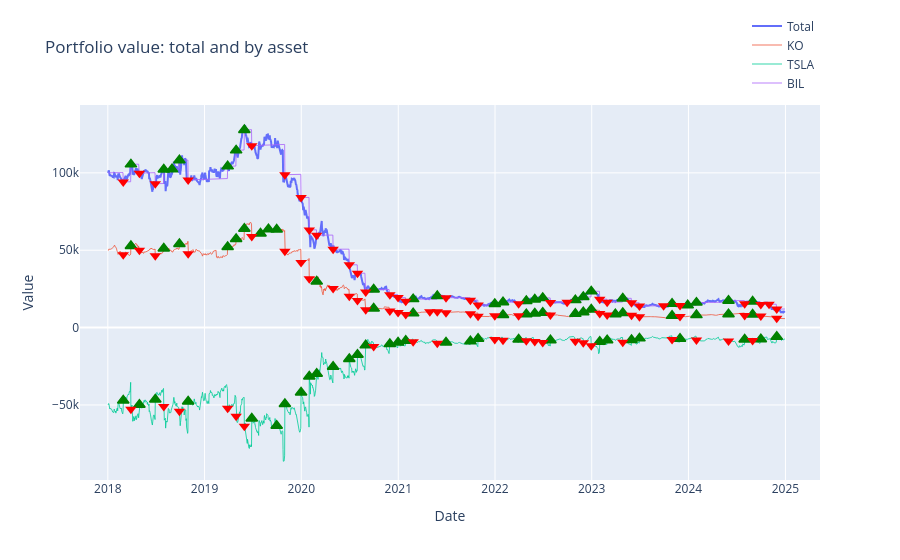

Notebook code cell kept with this figure:
### Markdown cell above
### Volatility Pair Backtest Equity Curve

### Code cell
fig = res_vol_static.plot_portfolio()
fig.show()
static_trades_df = rebalance_decisions_table(res_vol_static)
display(static_trades_df.tail(5))

### Figure 1 — Plotly figure (JSON) as saved in the notebook; plotly's stock layout.template omitted (floating-point values rounded to 4 significant figures; data arrays with more than 128 entries replaced by an {"elided": "..."} marker saying what was removed)
{"data": [{"hovertemplate": "Date: %{x|%Y-%m-%d}<br>Value: %{y:,.2f}<extra></extra>", "line": {"width": 2}, "mode": "lines", "name": "Total", "type": "scatter", "x": {"elided": "1760 str values"}, "y": {"elided": "1760 float values"}}, {"customdata": {"elided": "1760 float values"}, "hovertemplate": "Date: %{x|%Y-%m-%d}<br>KO: %{y:,.2f} (%{customdata:.1f}% of portfolio)<extra></extra>", "line": {"width": 1}, "mode": "lines", "name": "KO", "opacity": 0.8, "type": "scatter", "x": {"elided": "1760 str values"}, "y": {"elided": "1760 float values"}}, {"customdata": {"elided": "1760 float values"}, "hovertemplate": "Date: %{x|%Y-%m-%d}<br>TSLA: %{y:,.2f} (%{customdata:.1f}% of portfolio)<extra></extra>", "line": {"width": 1}, "mode": "lines", "name": "TSLA", "opacity": 0.8, "type": "scatter", "x": {"elided": "1760 str values"}, "y": {"elided": "1760 float values"}}, {"customdata": {"elided": "1760 float values"}, "hovertemplate": "Date: %{x|%Y-%m-%d}<br>BIL: %{y:,.2f} (%{customdata:.1f}% of portfolio)<extra></extra>", "line": {"width": 1}, "mode": "lines", "name": "BIL", "opacity": 0.8, "type": "scatter", "x": {"elided": "1760 str values"}, "y": {"elided": "1760 float values"}}, {"hoverinfo": "text", "hovertext": ["KO Buy<br>Date: 2018-03-29<br>Price: 33.92<br>Qty: 147.7324", "KO Buy<br>Date: 2018-07-31<br>Price: 36.74<br>Qty: 44.2553", "KO Buy<br>Date: 2018-09-28<br>Price: 36.70<br>Qty: 83.0261", "KO Buy<br>Date: 2019-03-29<br>Price: 37.86<br>Qty: 121.7833", "KO Buy<br>Date: 2019-04-30<br>Price: 39.64<br>Qty: 68.5266", "KO Buy<br>Date: 2019-05-31<br>Price: 39.69<br>Qty: 163.9749", "KO Buy<br>Date: 2019-07-31<br>Price: 42.85<br>Qty: 0.0000", "KO Buy<br>Date: 2019-08-30<br>Price: 44.82<br>Qty: 0.0000", "KO Buy<br>Date: 2019-09-30<br>Price: 44.66<br>Qty: 0.0000", "KO Buy<br>Date: 2020-02-28<br>Price: 44.20<br>Qty: 21.3067", "KO Buy<br>Date: 2020-09-30<br>Price: 41.85<br>Qty: 18.3586", "KO Buy<br>Date: 2021-02-26<br>Price: 41.86<br>Qty: 13.3128", "KO Buy<br>Date: 2022-01-31<br>Price: 53.79<br>Qty: 5.9179", "KO Buy<br>Date: 2022-04-29<br>Price: 57.39<br>Qty: 10.0191", "KO Buy<br>Date: 2022-05-31<br>Price: 56.30<br>Qty: 11.3412", "KO Buy<br>Date: 2022-06-30<br>Price: 56.29<br>Qty: 9.1662", "KO Buy<br>Date: 2022-10-31<br>Price: 53.95<br>Qty: 23.0407", "KO Buy<br>Date: 2022-11-30<br>Price: 57.74<br>Qty: 6.1842", "KO Buy<br>Date: 2022-12-30<br>Price: 57.74<br>Qty: 31.9652", "KO Buy<br>Date: 2023-03-31<br>Price: 56.73<br>Qty: 0.0000", "KO Buy<br>Date: 2023-04-28<br>Price: 58.67<br>Qty: 9.1075", "KO Buy<br>Date: 2023-10-31<br>Price: 52.46<br>Qty: 21.3655", "KO Buy<br>Date: 2024-01-31<br>Price: 55.69<br>Qty: 14.0523", "KO Buy<br>Date: 2024-05-31<br>Price: 59.38<br>Qty: 1.2373", "KO Buy<br>Date: 2024-08-30<br>Price: 68.91<br>Qty: 0.0356"], "legendgroup": "KO", "marker": {"color": "green", "line": {"color": "green", "width": 1.5}, "size": 10, "symbol": "triangle-up"}, "mode": "markers", "name": "KO Buy", "showlegend": false, "type": "scatter", "x": ["2018-03-29T04:00:00+00:00", "2018-07-31T04:00:00+00:00", "2018-09-28T04:00:00+00:00", "2019-03-29T04:00:00+00:00", "2019-04-30T04:00:00+00:00", "2019-05-31T04:00:00+00:00", "2019-07-31T04:00:00+00:00", "2019-08-30T04:00:00+00:00", "2019-09-30T04:00:00+00:00", "2020-02-28T05:00:00+00:00", "2020-09-30T04:00:00+00:00", "2021-02-26T05:00:00+00:00", "2022-01-31T05:00:00+00:00", "2022-04-29T04:00:00+00:00", "2022-05-31T04:00:00+00:00", "2022-06-30T04:00:00+00:00", "2022-10-31T04:00:00+00:00", "2022-11-30T05:00:00+00:00", "2022-12-30T05:00:00+00:00", "2023-03-31T04:00:00+00:00", "2023-04-28T04:00:00+00:00", "2023-10-31T04:00:00+00:00", "2024-01-31T05:00:00+00:00", "2024-05-31T04:00:00+00:00", "2024-08-30T04:00:00+00:00"], "y": [52740.0, 51060.0, 54050.0, 52100.0, 57270.0, 63850.0, 60760.0, 63550.0, 63330.0, 29840.0, 12310.0, 9199.0, 8208.0, 8588.0, 9063.0, 9577.0, 8877.0, 9858.0, 11700.0, 8599.0, 9427.0, 7707.0, 8067.0, 8675.0, 8399.0]}, {"hoverinfo": "text", "hovertext": ["KO Sell<br>Date: 2018-02-28<br>Price: 33.45<br>Qty: -11.3017", "KO Sell<br>Date: 2018-04-30<br>Price: 33.74<br>Qty: -75.6946", "KO Sell<br>Date: 2018-06-29<br>Price: 34.56<br>Qty: -133.6562", "KO Sell<br>Date: 2018-10-31<br>Price: 38.05<br>Qty: -218.4618", "KO Sell<br>Date: 2019-06-28<br>Price: 41.46<br>Qty: -190.6450", "KO Sell<br>Date: 2019-10-31<br>Price: 44.65<br>Qty: -311.4663", "KO Sell<br>Date: 2019-12-31<br>Price: 45.74<br>Qty: -188.3533", "KO Sell<br>Date: 2020-01-31<br>Price: 48.26<br>Qty: -264.3534", "KO Sell<br>Date: 2020-04-30<br>Price: 38.24<br>Qty: -12.5774", "KO Sell<br>Date: 2020-06-30<br>Price: 37.57<br>Qty: -122.6327", "KO Sell<br>Date: 2020-07-31<br>Price: 39.72<br>Qty: -97.5080", "KO Sell<br>Date: 2020-08-31<br>Price: 41.65<br>Qty: -166.6801", "KO Sell<br>Date: 2020-11-30<br>Price: 44.09<br>Qty: -52.5609", "KO Sell<br>Date: 2020-12-31<br>Price: 46.86<br>Qty: -34.7740", "KO Sell<br>Date: 2021-01-29<br>Price: 41.14<br>Qty: -0.2892", "KO Sell<br>Date: 2021-04-30<br>Price: 46.51<br>Qty: -0.0000", "KO Sell<br>Date: 2021-05-28<br>Price: 47.64<br>Qty: -6.1945", "KO Sell<br>Date: 2021-06-30<br>Price: 46.97<br>Qty: -7.9697", "KO Sell<br>Date: 2021-09-30<br>Price: 45.89<br>Qty: -12.4312", "KO Sell<br>Date: 2021-10-29<br>Price: 49.30<br>Qty: -45.9493", "KO Sell<br>Date: 2021-12-31<br>Price: 52.20<br>Qty: -0.5370", "KO Sell<br>Date: 2022-03-31<br>Price: 55.07<br>Qty: -12.9819", "KO Sell<br>Date: 2022-07-29<br>Price: 57.42<br>Qty: -28.6342", "KO Sell<br>Date: 2023-01-31<br>Price: 55.66<br>Qty: -38.3108", "KO Sell<br>Date: 2023-02-28<br>Price: 54.02<br>Qty: -12.8124", "KO Sell<br>Date: 2023-05-31<br>Price: 54.57<br>Qty: -14.1452", "KO Sell<br>Date: 2023-06-30<br>Price: 55.49<br>Qty: -20.9884", "KO Sell<br>Date: 2023-11-30<br>Price: 54.70<br>Qty: -16.1040", "KO Sell<br>Date: 2024-07-31<br>Price: 63.46<br>Qty: -24.2586", "KO Sell<br>Date: 2024-09-30<br>Price: 68.79<br>Qty: -12.9161", "KO Sell<br>Date: 2024-11-29<br>Price: 61.81<br>Qty: -12.2778"], "legendgroup": "KO", "marker": {"color": "red", "size": 10, "symbol": "triangle-down"}, "mode": "markers", "name": "KO Sell", "showlegend": false, "type": "scatter", "x": ["2018-02-28T05:00:00+00:00", "2018-04-30T04:00:00+00:00", "2018-06-29T04:00:00+00:00", "2018-10-31T04:00:00+00:00", "2019-06-28T04:00:00+00:00", "2019-10-31T04:00:00+00:00", "2019-12-31T05:00:00+00:00", "2020-01-31T05:00:00+00:00", "2020-04-30T04:00:00+00:00", "2020-06-30T04:00:00+00:00", "2020-07-31T04:00:00+00:00", "2020-08-31T04:00:00+00:00", "2020-11-30T05:00:00+00:00", "2020-12-31T05:00:00+00:00", "2021-01-29T05:00:00+00:00", "2021-04-30T04:00:00+00:00", "2021-05-28T04:00:00+00:00", "2021-06-30T04:00:00+00:00", "2021-09-30T04:00:00+00:00", "2021-10-29T04:00:00+00:00", "2021-12-31T05:00:00+00:00", "2022-03-31T04:00:00+00:00", "2022-07-29T04:00:00+00:00", "2023-01-31T05:00:00+00:00", "2023-02-28T05:00:00+00:00", "2023-05-31T04:00:00+00:00", "2023-06-30T04:00:00+00:00", "2023-11-30T05:00:00+00:00", "2024-07-31T04:00:00+00:00", "2024-09-30T04:00:00+00:00", "2024-11-29T05:00:00+00:00"], "y": [47070.0, 49910.0, 46500.0, 47730.0, 58790.0, 49410.0, 42000.0, 31550.0, 25340.0, 20280.0, 17570.0, 11480.0, 10650.0, 9688.0, 8493.0, 10220.0, 10170.0, 9657.0, 8864.0, 7258.0, 7657.0, 7689.0, 8125.0, 9150.0, 8188.0, 7997.0, 6967.0, 7155.0, 7732.0, 7495.0, 5976.0]}, {"hoverinfo": "text", "hovertext": ["TSLA Buy<br>Date: 2018-02-28<br>Price: 22.87<br>Qty: 281.6277", "TSLA Buy<br>Date: 2018-04-30<br>Price: 19.59<br>Qty: 425.4151", "TSLA Buy<br>Date: 2018-06-29<br>Price: 22.86<br>Qty: 513.4239", "TSLA Buy<br>Date: 2018-10-31<br>Price: 22.49<br>Qty: 940.2546", "TSLA Buy<br>Date: 2019-06-28<br>Price: 14.89<br>Qty: 1,225.6815", "TSLA Buy<br>Date: 2019-09-30<br>Price: 16.06<br>Qty: 0.0000", "TSLA Buy<br>Date: 2019-10-31<br>Price: 20.99<br>Qty: 1,594.4701", "TSLA Buy<br>Date: 2019-12-31<br>Price: 27.89<br>Qty: 847.9831", "TSLA Buy<br>Date: 2020-01-31<br>Price: 43.37<br>Qty: 778.2716", "TSLA Buy<br>Date: 2020-02-28<br>Price: 44.53<br>Qty: 57.4136", "TSLA Buy<br>Date: 2020-04-30<br>Price: 52.13<br>Qty: 184.1064", "TSLA Buy<br>Date: 2020-06-30<br>Price: 71.99<br>Qty: 204.2399", "TSLA Buy<br>Date: 2020-07-31<br>Price: 95.38<br>Qty: 97.5327", "TSLA Buy<br>Date: 2020-08-31<br>Price: 166.11<br>Qty: 115.0986", "TSLA Buy<br>Date: 2020-11-30<br>Price: 189.20<br>Qty: 29.7821", "TSLA Buy<br>Date: 2020-12-31<br>Price: 235.22<br>Qty: 15.0946", "TSLA Buy<br>Date: 2021-01-29<br>Price: 264.51<br>Qty: 9.0763", "TSLA Buy<br>Date: 2021-06-30<br>Price: 226.57<br>Qty: 6.1967", "TSLA Buy<br>Date: 2021-09-30<br>Price: 258.49<br>Qty: 8.3292", "TSLA Buy<br>Date: 2021-10-29<br>Price: 371.33<br>Qty: 14.7476", "TSLA Buy<br>Date: 2022-03-31<br>Price: 359.20<br>Qty: 4.8833", "TSLA Buy<br>Date: 2022-07-29<br>Price: 297.15<br>Qty: 15.3219", "TSLA Buy<br>Date: 2023-01-31<br>Price: 173.22<br>Qty: 42.1919", "TSLA Buy<br>Date: 2023-02-28<br>Price: 205.71<br>Qty: 13.0179", "TSLA Buy<br>Date: 2023-05-31<br>Price: 203.93<br>Qty: 18.1626", "TSLA Buy<br>Date: 2023-06-30<br>Price: 261.77<br>Qty: 12.5983", "TSLA Buy<br>Date: 2023-11-30<br>Price: 240.08<br>Qty: 8.5705", "TSLA Buy<br>Date: 2024-07-31<br>Price: 232.07<br>Qty: 15.3987", "TSLA Buy<br>Date: 2024-09-30<br>Price: 261.63<br>Qty: 10.5764", "TSLA Buy<br>Date: 2024-11-29<br>Price: 345.16<br>Qty: 11.3353"], "legendgroup": "TSLA", "marker": {"color": "green", "line": {"color": "green", "width": 1.5}, "size": 10, "symbol": "triangle-up"}, "mode": "markers", "name": "TSLA Buy", "showlegend": false, "type": "scatter", "x": ["2018-02-28T05:00:00+00:00", "2018-04-30T04:00:00+00:00", "2018-06-29T04:00:00+00:00", "2018-10-31T04:00:00+00:00", "2019-06-28T04:00:00+00:00", "2019-09-30T04:00:00+00:00", "2019-10-31T04:00:00+00:00", "2019-12-31T05:00:00+00:00", "2020-01-31T05:00:00+00:00", "2020-02-28T05:00:00+00:00", "2020-04-30T04:00:00+00:00", "2020-06-30T04:00:00+00:00", "2020-07-31T04:00:00+00:00", "2020-08-31T04:00:00+00:00", "2020-11-30T05:00:00+00:00", "2020-12-31T05:00:00+00:00", "2021-01-29T05:00:00+00:00", "2021-06-30T04:00:00+00:00", "2021-09-30T04:00:00+00:00", "2021-10-29T04:00:00+00:00", "2022-03-31T04:00:00+00:00", "2022-07-29T04:00:00+00:00", "2023-01-31T05:00:00+00:00", "2023-02-28T05:00:00+00:00", "2023-05-31T04:00:00+00:00", "2023-06-30T04:00:00+00:00", "2023-11-30T05:00:00+00:00", "2024-07-31T04:00:00+00:00", "2024-09-30T04:00:00+00:00", "2024-11-29T05:00:00+00:00"], "y": [-47070.0, -49910.0, -46500.0, -47730.0, -58790.0, -63410.0, -49410.0, -42000.0, -31550.0, -29840.0, -25340.0, -20280.0, -17570.0, -11480.0, -10650.0, -9688.0, -8493.0, -9657.0, -8864.0, -7258.0, -7689.0, -8125.0, -9150.0, -8188.0, -7997.0, -6967.0, -7155.0, -7732.0, -7495.0, -5976.0]}, {"hoverinfo": "text", "hovertext": ["TSLA Sell<br>Date: 2018-03-29<br>Price: 17.74<br>Qty: -914.9097", "TSLA Sell<br>Date: 2018-07-31<br>Price: 19.88<br>Qty: -534.2557", "TSLA Sell<br>Date: 2018-09-28<br>Price: 17.65<br>Qty: -493.9977", "TSLA Sell<br>Date: 2019-03-29<br>Price: 18.66<br>Qty: -669.8984", "TSLA Sell<br>Date: 2019-04-30<br>Price: 15.91<br>Qty: -807.2962", "TSLA Sell<br>Date: 2019-05-31<br>Price: 12.34<br>Qty: -1,574.5647", "TSLA Sell<br>Date: 2020-09-30<br>Price: 143.00<br>Qty: -16.9307", "TSLA Sell<br>Date: 2021-02-26<br>Price: 225.17<br>Qty: -8.7450", "TSLA Sell<br>Date: 2021-05-28<br>Price: 208.41<br>Qty: -7.9643", "TSLA Sell<br>Date: 2021-12-31<br>Price: 352.26<br>Qty: -2.1905", "TSLA Sell<br>Date: 2022-01-31<br>Price: 312.24<br>Qty: -4.5523", "TSLA Sell<br>Date: 2022-04-29<br>Price: 290.25<br>Qty: -8.1818", "TSLA Sell<br>Date: 2022-05-31<br>Price: 252.75<br>Qty: -6.2707", "TSLA Sell<br>Date: 2022-06-30<br>Price: 224.47<br>Qty: -6.8090", "TSLA Sell<br>Date: 2022-10-31<br>Price: 227.54<br>Qty: -11.6703", "TSLA Sell<br>Date: 2022-11-30<br>Price: 194.70<br>Qty: -11.6177", "TSLA Sell<br>Date: 2022-12-30<br>Price: 123.18<br>Qty: -44.3814", "TSLA Sell<br>Date: 2023-04-28<br>Price: 164.31<br>Qty: -17.5707", "TSLA Sell<br>Date: 2023-10-31<br>Price: 200.84<br>Qty: -11.7606", "TSLA Sell<br>Date: 2024-01-31<br>Price: 187.29<br>Qty: -13.2705", "TSLA Sell<br>Date: 2024-05-31<br>Price: 178.08<br>Qty: -5.6420", "TSLA Sell<br>Date: 2024-08-30<br>Price: 214.11<br>Qty: -5.9076"], "legendgroup": "TSLA", "marker": {"color": "red", "size": 10, "symbol": "triangle-down"}, "mode": "markers", "name": "TSLA Sell", "showlegend": false, "type": "scatter", "x": ["2018-03-29T04:00:00+00:00", "2018-07-31T04:00:00+00:00", "2018-09-28T04:00:00+00:00", "2019-03-29T04:00:00+00:00", "2019-04-30T04:00:00+00:00", "2019-05-31T04:00:00+00:00", "2020-09-30T04:00:00+00:00", "2021-02-26T05:00:00+00:00", "2021-05-28T04:00:00+00:00", "2021-12-31T05:00:00+00:00", "2022-01-31T05:00:00+00:00", "2022-04-29T04:00:00+00:00", "2022-05-31T04:00:00+00:00", "2022-06-30T04:00:00+00:00", "2022-10-31T04:00:00+00:00", "2022-11-30T05:00:00+00:00", "2022-12-30T05:00:00+00:00", "2023-04-28T04:00:00+00:00", "2023-10-31T04:00:00+00:00", "2024-01-31T05:00:00+00:00", "2024-05-31T04:00:00+00:00", "2024-08-30T04:00:00+00:00"], "y": [-52740.0, -51060.0, -54050.0, -52100.0, -57270.0, -63850.0, -12310.0, -9199.0, -10170.0, -7657.0, -8208.0, -8588.0, -9063.0, -9577.0, -8877.0, -9858.0, -11700.0, -9427.0, -7707.0, -8067.0, -8675.0, -8399.0]}, {"hoverinfo": "text", "hovertext": ["BIL Buy<br>Date: 2018-03-29<br>Price: 75.13<br>Qty: 149.3333", "BIL Buy<br>Date: 2018-07-31<br>Price: 75.54<br>Qty: 119.0768", "BIL Buy<br>Date: 2018-08-31<br>Price: 75.66<br>Qty: 0.0000", "BIL Buy<br>Date: 2018-09-28<br>Price: 75.77<br>Qty: 74.8581", "BIL Buy<br>Date: 2019-03-29<br>Price: 76.58<br>Qty: 103.0241", "BIL Buy<br>Date: 2019-04-30<br>Price: 76.73<br>Qty: 131.9912", "BIL Buy<br>Date: 2019-05-31<br>Price: 76.89<br>Qty: 168.0578", "BIL Buy<br>Date: 2020-09-30<br>Price: 78.03<br>Qty: 21.1814", "BIL Buy<br>Date: 2021-02-26<br>Price: 78.03<br>Qty: 18.0935", "BIL Buy<br>Date: 2021-05-28<br>Price: 78.01<br>Qty: 25.0602", "BIL Buy<br>Date: 2021-12-31<br>Price: 77.96<br>Qty: 10.2573", "BIL Buy<br>Date: 2022-01-31<br>Price: 77.96<br>Qty: 14.1495", "BIL Buy<br>Date: 2022-04-29<br>Price: 77.95<br>Qty: 23.0889", "BIL Buy<br>Date: 2022-05-31<br>Price: 77.97<br>Qty: 12.1380", "BIL Buy<br>Date: 2022-06-30<br>Price: 78.04<br>Qty: 12.9733", "BIL Buy<br>Date: 2022-10-31<br>Price: 78.50<br>Qty: 17.9926", "BIL Buy<br>Date: 2022-11-30<br>Price: 78.75<br>Qty: 24.1891", "BIL Buy<br>Date: 2022-12-30<br>Price: 79.03<br>Qty: 45.8210", "BIL Buy<br>Date: 2023-04-28<br>Price: 80.14<br>Qty: 29.3576", "BIL Buy<br>Date: 2023-10-31<br>Price: 82.20<br>Qty: 15.0994", "BIL Buy<br>Date: 2023-12-29<br>Price: 82.94<br>Qty: 0.0000", "BIL Buy<br>Date: 2024-01-31<br>Price: 83.29<br>Qty: 20.4449", "BIL Buy<br>Date: 2024-05-31<br>Price: 84.76<br>Qty: 10.9870", "BIL Buy<br>Date: 2024-08-30<br>Price: 85.87<br>Qty: 14.7016"], "legendgroup": "BIL", "marker": {"color": "green", "line": {"color": "green", "width": 1.5}, "size": 10, "symbol": "triangle-up"}, "mode": "markers", "name": "BIL Buy", "showlegend": false, "type": "scatter", "x": ["2018-03-29T04:00:00+00:00", "2018-07-31T04:00:00+00:00", "2018-08-31T04:00:00+00:00", "2018-09-28T04:00:00+00:00", "2019-03-29T04:00:00+00:00", "2019-04-30T04:00:00+00:00", "2019-05-31T04:00:00+00:00", "2020-09-30T04:00:00+00:00", "2021-02-26T05:00:00+00:00", "2021-05-28T04:00:00+00:00", "2021-12-31T05:00:00+00:00", "2022-01-31T05:00:00+00:00", "2022-04-29T04:00:00+00:00", "2022-05-31T04:00:00+00:00", "2022-06-30T04:00:00+00:00", "2022-10-31T04:00:00+00:00", "2022-11-30T05:00:00+00:00", "2022-12-30T05:00:00+00:00", "2023-04-28T04:00:00+00:00", "2023-10-31T04:00:00+00:00", "2023-12-29T05:00:00+00:00", "2024-01-31T05:00:00+00:00", "2024-05-31T04:00:00+00:00", "2024-08-30T04:00:00+00:00"], "y": [105500.0, 102100.0, 102300.0, 108100.0, 104200.0, 114500.0, 127700.0, 24610.0, 18400.0, 20350.0, 15310.0, 16420.0, 17180.0, 18130.0, 19150.0, 17750.0, 19720.0, 23410.0, 18850.0, 15410.0, 14370.0, 16130.0, 17350.0, 16800.0]}, {"hoverinfo": "text", "hovertext": ["BIL Sell<br>Date: 2018-02-28<br>Price: 75.03<br>Qty: -80.8048", "BIL Sell<br>Date: 2018-04-30<br>Price: 75.21<br>Qty: -76.8508", "BIL Sell<br>Date: 2018-06-29<br>Price: 75.44<br>Qty: -94.3493", "BIL Sell<br>Date: 2018-10-31<br>Price: 75.90<br>Qty: -169.0890", "BIL Sell<br>Date: 2019-06-28<br>Price: 77.03<br>Qty: -134.3146", "BIL Sell<br>Date: 2019-10-31<br>Price: 77.55<br>Qty: -252.2367", "BIL Sell<br>Date: 2019-12-31<br>Price: 77.72<br>Qty: -193.4504", "BIL Sell<br>Date: 2020-01-31<br>Price: 77.82<br>Qty: -269.8014", "BIL Sell<br>Date: 2020-02-28<br>Price: 77.91<br>Qty: -44.9028", "BIL Sell<br>Date: 2020-04-30<br>Price: 78.05<br>Qty: -116.8034", "BIL Sell<br>Date: 2020-06-30<br>Price: 78.04<br>Qty: -129.3686", "BIL Sell<br>Date: 2020-07-31<br>Price: 78.05<br>Qty: -69.5664", "BIL Sell<br>Date: 2020-08-31<br>Price: 78.05<br>Qty: -156.0129", "BIL Sell<br>Date: 2020-11-30<br>Price: 78.03<br>Qty: -42.5140", "BIL Sell<br>Date: 2020-12-31<br>Price: 78.03<br>Qty: -24.6193", "BIL Sell<br>Date: 2021-01-29<br>Price: 78.03<br>Qty: -30.6149", "BIL Sell<br>Date: 2021-06-30<br>Price: 77.99<br>Qty: -13.2022", "BIL Sell<br>Date: 2021-09-30<br>Price: 77.98<br>Qty: -20.2943", "BIL Sell<br>Date: 2021-10-29<br>Price: 77.97<br>Qty: -41.1816", "BIL Sell<br>Date: 2022-03-31<br>Price: 77.96<br>Qty: -13.3296", "BIL Sell<br>Date: 2022-07-29<br>Price: 78.06<br>Qty: -37.2628", "BIL Sell<br>Date: 2022-09-30<br>Price: 78.38<br>Qty: -0.0000", "BIL Sell<br>Date: 2023-01-31<br>Price: 79.26<br>Qty: -65.3054", "BIL Sell<br>Date: 2023-02-28<br>Price: 79.53<br>Qty: -24.9690", "BIL Sell<br>Date: 2023-05-31<br>Price: 80.44<br>Qty: -36.4494", "BIL Sell<br>Date: 2023-06-30<br>Price: 80.81<br>Qty: -26.3980", "BIL Sell<br>Date: 2023-09-29<br>Price: 81.85<br>Qty: -0.0000", "BIL Sell<br>Date: 2023-11-30<br>Price: 82.59<br>Qty: -14.2478", "BIL Sell<br>Date: 2024-07-31<br>Price: 85.48<br>Qty: -23.7964", "BIL Sell<br>Date: 2024-09-30<br>Price: 86.24<br>Qty: -21.7836", "BIL Sell<br>Date: 2024-10-31<br>Price: 86.58<br>Qty: -0.0000", "BIL Sell<br>Date: 2024-11-29<br>Price: 86.90<br>Qty: -36.2900"], "legendgroup": "BIL", "marker": {"color": "red", "size": 10, "symbol": "triangle-down"}, "mode": "markers", "name": "BIL Sell", "showlegend": false, "type": "scatter", "x": ["2018-02-28T05:00:00+00:00", "2018-04-30T04:00:00+00:00", "2018-06-29T04:00:00+00:00", "2018-10-31T04:00:00+00:00", "2019-06-28T04:00:00+00:00", "2019-10-31T04:00:00+00:00", "2019-12-31T05:00:00+00:00", "2020-01-31T05:00:00+00:00", "2020-02-28T05:00:00+00:00", "2020-04-30T04:00:00+00:00", "2020-06-30T04:00:00+00:00", "2020-07-31T04:00:00+00:00", "2020-08-31T04:00:00+00:00", "2020-11-30T05:00:00+00:00", "2020-12-31T05:00:00+00:00", "2021-01-29T05:00:00+00:00", "2021-06-30T04:00:00+00:00", "2021-09-30T04:00:00+00:00", "2021-10-29T04:00:00+00:00", "2022-03-31T04:00:00+00:00", "2022-07-29T04:00:00+00:00", "2022-09-30T04:00:00+00:00", "2023-01-31T05:00:00+00:00", "2023-02-28T05:00:00+00:00", "2023-05-31T04:00:00+00:00", "2023-06-30T04:00:00+00:00", "2023-09-29T04:00:00+00:00", "2023-11-30T05:00:00+00:00", "2024-07-31T04:00:00+00:00", "2024-09-30T04:00:00+00:00", "2024-10-31T04:00:00+00:00", "2024-11-29T05:00:00+00:00"], "y": [94140.0, 99810.0, 93000.0, 95460.0, 117600.0, 98810.0, 83990.0, 63110.0, 59680.0, 50670.0, 40570.0, 35140.0, 22970.0, 21300.0, 19380.0, 16990.0, 19310.0, 17730.0, 14520.0, 15380.0, 16250.0, 16320.0, 18300.0, 16380.0, 15990.0, 13930.0, 14110.0, 14310.0, 15460.0, 14990.0, 15050.0, 11950.0]}], "layout": {"hovermode": "closest", "legend": {"orientation": "h", "x": 1, "xanchor": "right", "y": 1.02, "yanchor": "bottom"}, "margin": {"t": 80}, "title": {"text": "Portfolio value: total and by asset"}, "xaxis": {"title": {"text": "Date"}}, "yaxis": {"title": {"text": "Value"}}}}
